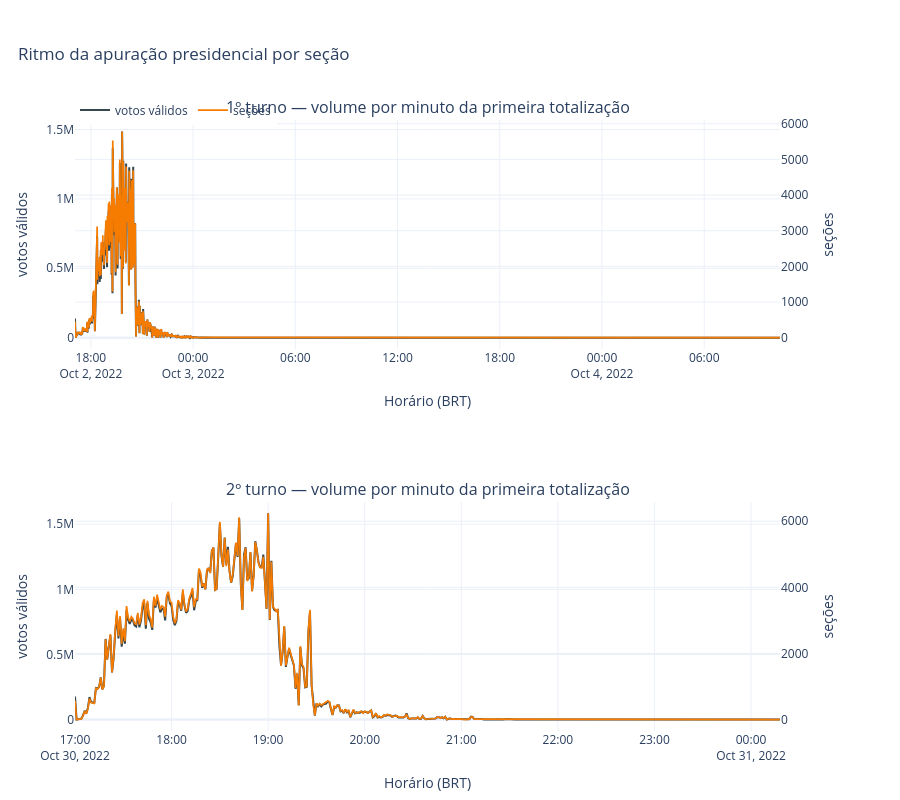

Write notebook code for a chart like this one.
### Markdown cell above
### Ritmo da apuração por seção nos dois turnos

O detalhe por seção disponibiliza o primeiro horário de totalização parcial de
cada seção nos dois turnos. Cada linha abaixo soma, por minuto, os votos válidos
finais e as seções posicionadas nesse primeiro horário. É uma série por seção;
apenas o painel do segundo turno também pode ser conciliado, segundo a segundo,
com o histórico nacional de atualizações.

### Code cell
figura_ritmo, eixos_ritmo = plt.subplots(2, 1, figsize=(15, 9), sharex=False)
for eixo, turno in zip(eixos_ritmo, (1, 2)):
    recorte = ritmo_apuracao.loc[ritmo_apuracao["turno"].eq(turno)]
    eixo.plot(recorte["minuto_primeira_totalizacao"], recorte["votos_validos"], color="#37474f", linewidth=1.5, label="votos válidos")
    eixo_secoes = eixo.twinx()
    eixo_secoes.plot(recorte["minuto_primeira_totalizacao"], recorte["secoes"], color="#f57c00", linewidth=1.3, label="seções")
    eixo.set(title=f"{turno}º turno — volume por minuto da primeira totalização", ylabel="votos válidos")
    eixo_secoes.set_ylabel("seções")
    eixo.grid(axis="y", alpha=0.25)
    linhas, rotulos = eixo.get_legend_handles_labels()
    linhas_secoes, rotulos_secoes = eixo_secoes.get_legend_handles_labels()
    eixo.legend(linhas + linhas_secoes, rotulos + rotulos_secoes, loc="upper right", frameon=False)
eixos_ritmo[-1].set_xlabel("Horário de primeira totalização (BRT)")
figura_ritmo.suptitle("Ritmo da apuração presidencial por seção", x=0.08, ha="left", fontweight="bold")
figura_ritmo.tight_layout()
salvar_figura_svg(figura_ritmo, "ritmo_apuracao_por_minuto.svg")

fig_ritmo = make_subplots(
    rows=2, cols=1, shared_xaxes=False,
    specs=[[{"secondary_y": True}], [{"secondary_y": True}]],
    subplot_titles=["1º turno — volume por minuto da primeira totalização", "2º turno — volume por minuto da primeira totalização"],
)
for linha, turno in enumerate((1, 2), start=1):
    recorte = ritmo_apuracao.loc[ritmo_apuracao["turno"].eq(turno)]
    fig_ritmo.add_trace(go.Scatter(
        x=recorte["minuto_primeira_totalizacao"], y=recorte["votos_validos"],
        mode="lines", name="votos válidos", legendgroup="votos", showlegend=linha == 1,
        line={"color": "#37474f", "width": 2},
        hovertemplate="%{x|%d/%m/%Y %H:%M}<br>Votos válidos: %{y:,}<extra></extra>",
    ), row=linha, col=1)
    fig_ritmo.add_trace(go.Scatter(
        x=recorte["minuto_primeira_totalizacao"], y=recorte["secoes"],
        mode="lines", name="seções", legendgroup="secoes", showlegend=linha == 1,
        line={"color": "#f57c00", "width": 1.7},
        hovertemplate="%{x|%d/%m/%Y %H:%M}<br>Seções: %{y:,}<extra></extra>",
    ), row=linha, col=1, secondary_y=True)
    fig_ritmo.update_yaxes(title_text="votos válidos", row=linha, col=1, secondary_y=False)
    fig_ritmo.update_yaxes(title_text="seções", row=linha, col=1, secondary_y=True)
    fig_ritmo.update_xaxes(title_text="Horário (BRT)", row=linha, col=1)
fig_ritmo.update_layout(
    title={"text": "Ritmo da apuração presidencial por seção", "x": 0.02, "xanchor": "left"},
    template="plotly_white", height=800, hovermode="x unified",
    legend={"orientation": "h", "y": 1.04}, margin={"l": 75, "r": 75, "t": 120, "b": 60},
)
fig_ritmo.show(config=CONFIG_GRAFICO)

### Figure 1 — Plotly figure (JSON) as saved in the notebook; plotly's stock layout.template omitted (floating-point values rounded to 4 significant figures; data arrays with more than 128 entries replaced by an {"elided": "..."} marker saying what was removed)
{"data": [{"hovertemplate": "%{x|%d/%m/%Y %H:%M}<br>Votos válidos: %{y:,}<extra></extra>", "legendgroup": "votos", "line": {"color": "#37474f", "width": 2}, "mode": "lines", "name": "votos válidos", "showlegend": true, "type": "scatter", "x": {"elided": "492 str values"}, "xaxis": "x", "y": {"elided": "492 int values"}, "yaxis": "y"}, {"hovertemplate": "%{x|%d/%m/%Y %H:%M}<br>Seções: %{y:,}<extra></extra>", "legendgroup": "secoes", "line": {"color": "#f57c00", "width": 1.7}, "mode": "lines", "name": "seções", "showlegend": true, "type": "scatter", "x": {"elided": "492 str values"}, "xaxis": "x", "y": {"elided": "492 int values"}, "yaxis": "y2"}, {"hovertemplate": "%{x|%d/%m/%Y %H:%M}<br>Votos válidos: %{y:,}<extra></extra>", "legendgroup": "votos", "line": {"color": "#37474f", "width": 2}, "mode": "lines", "name": "votos válidos", "showlegend": false, "type": "scatter", "x": {"elided": "297 str values"}, "xaxis": "x2", "y": {"elided": "297 int values"}, "yaxis": "y3"}, {"hovertemplate": "%{x|%d/%m/%Y %H:%M}<br>Seções: %{y:,}<extra></extra>", "legendgroup": "secoes", "line": {"color": "#f57c00", "width": 1.7}, "mode": "lines", "name": "seções", "showlegend": false, "type": "scatter", "x": {"elided": "297 str values"}, "xaxis": "x2", "y": {"elided": "297 int values"}, "yaxis": "y4"}], "layout": {"annotations": [{"font": {"size": 16}, "showarrow": false, "text": "1º turno — volume por minuto da primeira totalização", "x": 0.47, "xanchor": "center", "xref": "paper", "y": 1.0, "yanchor": "bottom", "yref": "paper"}, {"font": {"size": 16}, "showarrow": false, "text": "2º turno — volume por minuto da primeira totalização", "x": 0.47, "xanchor": "center", "xref": "paper", "y": 0.375, "yanchor": "bottom", "yref": "paper"}], "height": 800, "hovermode": "x unified", "legend": {"orientation": "h", "y": 1.04}, "margin": {"b": 60, "l": 75, "r": 75, "t": 120}, "title": {"text": "Ritmo da apuração presidencial por seção", "x": 0.02, "xanchor": "left"}, "xaxis": {"anchor": "y", "domain": [0.0, 0.94], "title": {"text": "Horário (BRT)"}}, "xaxis2": {"anchor": "y3", "domain": [0.0, 0.94], "title": {"text": "Horário (BRT)"}}, "yaxis": {"anchor": "x", "domain": [0.625, 1.0], "title": {"text": "votos válidos"}}, "yaxis2": {"anchor": "x", "overlaying": "y", "side": "right", "title": {"text": "seções"}}, "yaxis3": {"anchor": "x2", "domain": [0.0, 0.375], "title": {"text": "votos válidos"}}, "yaxis4": {"anchor": "x2", "overlaying": "y3", "side": "right", "title": {"text": "seções"}}}}
